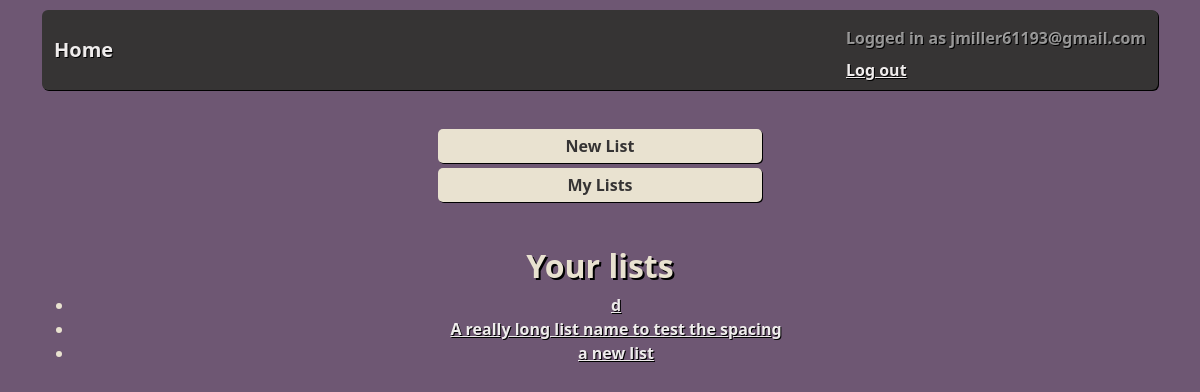
/todo/user/jmiller61193@gmail.com/ (signed in), run on the app's committed database.
### accounts/models.py (models this page shows, shortened)
class User(AbstractBaseUser, PermissionsMixin):
    email = models.EmailField(
        _("Email Address"),
        max_length=255,
        unique=True,
        help_text="<br><p class='help-text'>Ex: example@example.com<p>",
        primary_key=True
        )
    is_staff = models.BooleanField(_("Staff status"),default = False)
    is_superuser = models.BooleanField(_("Super User"), default = False)
    is_active = models.BooleanField(_("Active"), default=True)
    date_joined = models.DateTimeField(_("Date Joined"), auto_now_add=True)
    last_updated = models.DateTimeField(_("Last Updated"), auto_now=True)
    objects = UserManager()
    USERNAME_FIELD = 'email'

### todo/models.py (models this page shows, shortened)
class List(models.Model):
    owner = models.ForeignKey(
        settings.AUTH_USER_MODEL,
        on_delete = models.CASCADE,
        blank=True,
        null=True
    )
    @property
    def name(self):
        return self.task_set.first().text
    def get_absolute_url(self):
        return reverse('todo:view_list', args=[self.id])

class Task(models.Model):
    text = models.CharField(max_length=64)
    list = models.ForeignKey(List, on_delete=models.CASCADE, default=None)
    complete = models.BooleanField(default=False)
    class Meta:
        ordering = ('id',)
        unique_together = ('list', 'text')

### todo/views.py (the view)
# urls.py: path('user/<email>/', views.user_list, name='user_list'),
def user_list(request, email):
    owner = User.objects.get(email=email)
    context = {
        'owner': owner
    }
    return render(request, 'user_lists.html', context)

### accounts/authentication.py (called while the page is built)
    def get_user(self, email):
        try:
            return User.objects.get(email=email)
        except User.DoesNotExist:
            return None

### templates/user_lists.html (shortened to what this page needs)
{% extends 'base.html' %}
{% block extra_css %}
{% load static %}
<link rel="stylesheet" type="text/css" href="{% static 'todo_style.css' %}">
{% endblock %}
{% block body_content %}
<br>
<div class="page-select">
    <a class="page-link" href="{% url 'todo:todo_list' %}"> New List </a>
  {% if user.email %}
    <a class="page-link" href="{% url 'todo:user_list' user.email %}"> My Lists </a>
  {% endif %}
</div>
<br>
<h2>Your lists</h2>
<div class="text-center">
<ul>
  {% for list in owner.list_set.all %}
    <li><a href="{{ list.get_absolute_url }}">{{ list.name }}</a></li>
  {% endfor %}
</ul>
</div>
{% endblock %}

### templates/base.html (shortened to what this page needs)
<!DOCTYPE html>
<html lang="en">
{% load static %}
<head>
  <link href="https://cdn.jsdelivr.net/npm/bootstrap@5.2.3/dist/css/bootstrap.min.css" rel="stylesheet" />
  <link href="{% static 'base.css' %}" rel="stylesheet" type="text/css">
  {% block extra_css %}{% endblock %}
</head>
<body>
  <div class="container">
    <nav class="navbar navbar-dark bg-dark rounded" role="navigation">
      <div class="container-fluid">
        <a class="navbar-brand" href="{% url 'home' %}">Home</a>
        {% if user.email %}
        <ul class="nav navbar-nav navbar-right">
          <li class="navbar-text" name="account-info">Logged in as {{ user.email }}</li>
          <li><a href="{% url 'accounts:logout' %}">Log out</a></li>
        </ul>
        {% else %}
        <ul class="nav navbar-nav navbar-right">
          <li><a href="{% url 'accounts:login' %}">Login</a></li>
        <ul>
        {% endif %}
      </div>
    </nav>
    {% block body_content %}
    {% endblock %}
  </div>
</body>
</html>

### portfolio_app/static/base.css (style rules this page uses)
body { font-weight: bold; }
.navbar { background-color: #363434 !important; margin-bottom: 10px; margin-top: 10px; box-shadow: 1px 1px black; }
.navbar-brand { color: #efecec; }
a { color: #efecec; }

### todo/static/todo_style.css (style rules this page uses)
body { background-color: #6e5773; color: #e9e2d0; text-shadow: 1px 1px black; font-weight: bold; }
h2 { font-weight: bold; text-shadow: 2px 2px black; text-align: center; margin-top: 16px; }
.page-select { margin-left: auto; margin-right: auto; width: 30%; text-align: center; }
.page-link { color: #363434; background-color: #e9e2d0; text-decoration: none; padding: 5px; margin: 5px; border-radius: 5px; box-shadow: 1px 1px black; font-weight: bold; text-shadow: none; }

### data on the page
User: email "jmiller61193@gmail.com"
List: name "d"
List: name "A really long list name to test the spacing"
List: name "a new list"
